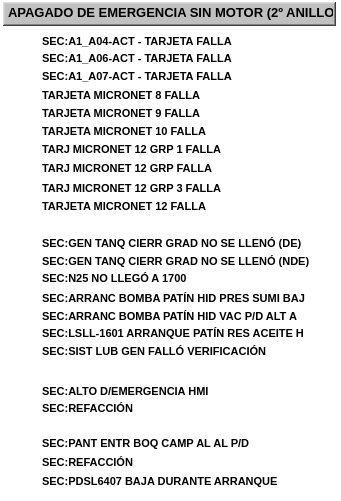
  <widget class="QFrame" name="fr_1">
   <property name="geometry">
    <rect>
     <x>2</x>
     <y>85</y>
     <width>341</width>
     <height>501</height>
    </rect>
   </property>
   <property name="styleSheet">
    <string notr="true">background-color: rgba(255, 255, 255, 0);</string>
   </property>
   <property name="frameShape">
    <enum>QFrame::StyledPanel</enum>
   </property>
   <property name="frameShadow">
    <enum>QFrame::Plain</enum>
   </property>
   <property name="lineWidth">
    <number>1</number>
   </property>
   <property name="midLineWidth">
    <number>0</number>
   </property>
   <widget class="QFrame" name="frTitulo_1">
    <property name="geometry">
     <rect>
      <x>3</x>
      <y>2</y>
      <width>333</width>
      <height>24</height>
     </rect>
    </property>
    <property name="styleSheet">
     <string notr="true">background-color: rgb(192, 192, 192);</string>
    </property>
    <property name="frameShape">
     <enum>QFrame::WinPanel</enum>
    </property>
    <property name="frameShadow">
     <enum>QFrame::Raised</enum>
    </property>
    <property name="lineWidth">
     <number>2</number>
    </property>
    <property name="midLineWidth">
     <number>0</number>
    </property>
   </widget>
   <widget class="QLabel" name="lbTitulo_1">
    <property name="geometry">
     <rect>
      <x>8</x>
      <y>2</y>
      <width>325</width>
      <height>20</height>
     </rect>
    </property>
    <property name="font">
     <font>
      <pointsize>10</pointsize>
      <weight>75</weight>
      <bold>true</bold>
     </font>
    </property>
    <property name="styleSheet">
     <string notr="true">background-color: rgba(255, 255, 255, 0);</string>
    </property>
    <property name="text">
     <string>APAGADO DE EMERGENCIA SIN MOTOR (2º ANILLO)</string>
    </property>
   </widget>
   <widget class="QLabel" name="lbTexto_1">
    <property name="geometry">
     <rect>
      <x>42</x>
      <y>33</y>
      <width>281</width>
      <height>16</height>
     </rect>
    </property>
    <property name="font">
     <font>
      <pointsize>8</pointsize>
      <weight>75</weight>
      <bold>true</bold>
     </font>
    </property>
    <property name="styleSheet">
     <string notr="true">background-color: rgba(255, 255, 255, 0);</string>
    </property>
    <property name="text">
     <string>SEC:A1_A04-ACT - TARJETA FALLA</string>
    </property>
   </widget>
   <widget class="AWMultiObject" name="aLet_1">
    <property name="geometry">
     <rect>
      <x>13</x>
      <y>26</y>
      <width>25</width>
      <height>31</height>
     </rect>
    </property>
    <property name="ElementType">
     <enum>AWMultiObject::CIRLED</enum>
    </property>
    <property name="OnColor">
     <enum>AWMultiObject::Grey</enum>
    </property>
    <property name="OffColor">
     <enum>AWMultiObject::Grey</enum>
    </property>
   </widget>
   <widget class="QLabel" name="lbTexto_2">
    <property name="geometry">
     <rect>
      <x>42</x>
      <y>50</y>
      <width>281</width>
      <height>16</height>
     </rect>
    </property>
    <property name="font">
     <font>
      <pointsize>8</pointsize>
      <weight>75</weight>
      <bold>true</bold>
     </font>
    </property>
    <property name="styleSheet">
     <string notr="true">background-color: rgba(255, 255, 255, 0);</string>
    </property>
    <property name="text">
     <string>SEC:A1_A06-ACT - TARJETA FALLA</string>
    </property>
   </widget>
   <widget class="AWMultiObject" name="aLet_2">
    <property name="geometry">
     <rect>
      <x>13</x>
      <y>44</y>
      <width>25</width>
      <height>31</height>
     </rect>
    </property>
    <property name="ElementType">
     <enum>AWMultiObject::CIRLED</enum>
    </property>
    <property name="OnColor">
     <enum>AWMultiObject::Grey</enum>
    </property>
    <property name="OffColor">
     <enum>AWMultiObject::Grey</enum>
    </property>
   </widget>
   <widget class="QLabel" name="lbTexto_3">
    <property name="geometry">
     <rect>
      <x>42</x>
      <y>68</y>
      <width>281</width>
      <height>16</height>
     </rect>
    </property>
    <property name="font">
     <font>
      <pointsize>8</pointsize>
      <weight>75</weight>
      <bold>true</bold>
     </font>
    </property>
    <property name="styleSheet">
     <string notr="true">background-color: rgba(255, 255, 255, 0);</string>
    </property>
    <property name="text">
     <string>SEC:A1_A07-ACT - TARJETA FALLA</string>
    </property>
   </widget>
   <widget class="AWMultiObject" name="aLet_3">
    <property name="geometry">
     <rect>
      <x>13</x>
      <y>62</y>
      <width>25</width>
      <height>31</height>
     </rect>
    </property>
    <property name="ElementType">
     <enum>AWMultiObject::CIRLED</enum>
    </property>
    <property name="OnColor">
     <enum>AWMultiObject::Grey</enum>
    </property>
    <property name="OffColor">
     <enum>AWMultiObject::Grey</enum>
    </property>
   </widget>
   <widget class="QLabel" name="lbTexto_4">
    <property name="geometry">
     <rect>
      <x>42</x>
      <y>87</y>
      <width>281</width>
      <height>16</height>
     </rect>
    </property>
    <property name="font">
     <font>
      <pointsize>8</pointsize>
      <weight>75</weight>
      <bold>true</bold>
     </font>
    </property>
    <property name="styleSheet">
     <string notr="true">background-color: rgba(255, 255, 255, 0);</string>
    </property>
    <property name="text">
     <string>TARJETA MICRONET 8 FALLA</string>
    </property>
   </widget>
   <widget class="AWMultiObject" name="aLet_4">
    <property name="geometry">
     <rect>
      <x>13</x>
      <y>80</y>
      <width>25</width>
      <height>31</height>
     </rect>
    </property>
    <property name="ElementType">
     <enum>AWMultiObject::CIRLED</enum>
    </property>
    <property name="OnColor">
     <enum>AWMultiObject::Grey</enum>
    </property>
    <property name="OffColor">
     <enum>AWMultiObject::Grey</enum>
    </property>
   </widget>
   <widget class="AWMultiObject" name="aLet_5">
    <property name="geometry">
     <rect>
      <x>13</x>
      <y>99</y>
      <width>25</width>
      <height>31</height>
     </rect>
    </property>
    <property name="ElementType">
     <enum>AWMultiObject::CIRLED</enum>
    </property>
    <property name="OnColor">
     <enum>AWMultiObject::Grey</enum>
    </property>
    <property name="OffColor">
     <enum>AWMultiObject::Grey</enum>
    </property>
   </widget>
   <widget class="QLabel" name="lbTexto_5">
    <property name="geometry">
     <rect>
      <x>42</x>
      <y>105</y>
      <width>281</width>
      <height>16</height>
     </rect>
    </property>
    <property name="font">
     <font>
      <pointsize>8</pointsize>
      <weight>75</weight>
      <bold>true</bold>
     </font>
    </property>
    <property name="styleSheet">
     <string notr="true">background-color: rgba(255, 255, 255, 0);</string>
    </property>
    <property name="text">
     <string>TARJETA MICRONET 9 FALLA</string>
    </property>
   </widget>
   <widget class="AWMultiObject" name="aLet_6">
    <property name="geometry">
     <rect>
      <x>13</x>
      <y>117</y>
      <width>25</width>
      <height>31</height>
     </rect>
    </property>
    <property name="ElementType">
     <enum>AWMultiObject::CIRLED</enum>
    </property>
    <property name="OnColor">
     <enum>AWMultiObject::Grey</enum>
    </property>
    <property name="OffColor">
     <enum>AWMultiObject::Grey</enum>
    </property>
   </widget>
   <widget class="QLabel" name="lbTexto_6">
    <property name="geometry">
     <rect>
      <x>42</x>
      <y>123</y>
      <width>281</width>
      <height>16</height>
     </rect>
    </property>
    <property name="font">
     <font>
      <pointsize>8</pointsize>
      <weight>75</weight>
      <bold>true</bold>
     </font>
    </property>
    <property name="styleSheet">
     <string notr="true">background-color: rgba(255, 255, 255, 0);</string>
    </property>
    <property name="text">
     <string>TARJETA MICRONET 10 FALLA</string>
    </property>
   </widget>
   <widget class="QLabel" name="lbTexto_7">
    <property name="geometry">
     <rect>
      <x>42</x>
      <y>141</y>
      <width>281</width>
      <height>16</height>
     </rect>
    </property>
    <property name="font">
     <font>
      <pointsize>8</pointsize>
      <weight>75</weight>
      <bold>true</bold>
     </font>
    </property>
    <property name="styleSheet">
     <string notr="true">background-color: rgba(255, 255, 255, 0);</string>
    </property>
    <property name="text">
     <string>TARJ MICRONET 12 GRP 1 FALLA</string>
    </property>
   </widget>
   <widget class="AWMultiObject" name="aLet_7">
    <property name="geometry">
     <rect>
      <x>13</x>
      <y>135</y>
      <width>25</width>
      <height>31</height>
     </rect>
    </property>
    <property name="ElementType">
     <enum>AWMultiObject::CIRLED</enum>
    </property>
    <property name="OnColor">
     <enum>AWMultiObject::Grey</enum>
    </property>
    <property name="OffColor">
     <enum>AWMultiObject::Grey</enum>
    </property>
   </widget>
   <widget class="AWMultiObject" name="aLet_8">
    <property name="geometry">
     <rect>
      <x>13</x>
      <y>153</y>
      <width>25</width>
      <height>31</height>
     </rect>
    </property>
    <property name="ElementType">
     <enum>AWMultiObject::CIRLED</enum>
    </property>
    <property name="OnColor">
     <enum>AWMultiObject::Grey</enum>
    </property>
    <property name="OffColor">
     <enum>AWMultiObject::Grey</enum>
    </property>
   </widget>
   <widget class="QLabel" name="lbTexto_8">
    <property name="geometry">
     <rect>
      <x>42</x>
      <y>160</y>
      <width>281</width>
      <height>16</height>
     </rect>
    </property>
    <property name="font">
     <font>
      <pointsize>8</pointsize>
      <weight>75</weight>
      <bold>true</bold>
     </font>
    </property>
    <property name="styleSheet">
     <string notr="true">background-color: rgba(255, 255, 255, 0);</string>
    </property>
    <property name="text">
     <string>TARJ MICRONET 12 GRP FALLA</string>
    </property>
   </widget>
   <widget class="AWMultiObject" name="aLet_9">
    <property name="geometry">
     <rect>
      <x>13</x>
      <y>173</y>
      <width>25</width>
      <height>31</height>
     </rect>
    </property>
    <property name="ElementType">
     <enum>AWMultiObject::CIRLED</enum>
    </property>
    <property name="OnColor">
     <enum>AWMultiObject::Grey</enum>
    </property>
    <property name="OffColor">
     <enum>AWMultiObject::Grey</enum>
    </property>
   </widget>
   <widget class="QLabel" name="lbTexto_9">
    <property name="geometry">
     <rect>
      <x>42</x>
      <y>180</y>
      <width>281</width>
      <height>16</height>
     </rect>
    </property>
    <property name="font">
     <font>
      <pointsize>8</pointsize>
      <weight>75</weight>
      <bold>true</bold>
     </font>
    </property>
    <property name="styleSheet">
     <string notr="true">background-color: rgba(255, 255, 255, 0);</string>
    </property>
    <property name="text">
     <string>TARJ MICRONET 12 GRP 3 FALLA</string>
    </property>
   </widget>
   <widget class="QLabel" name="lbTexto_10">
    <property name="geometry">
     <rect>
      <x>42</x>
      <y>198</y>
      <width>281</width>
      <height>16</height>
     </rect>
    </property>
    <property name="font">
     <font>
      <pointsize>8</pointsize>
      <weight>75</weight>
      <bold>true</bold>
     </font>
    </property>
    <property name="styleSheet">
     <string notr="true">background-color: rgba(255, 255, 255, 0);</string>
    </property>
    <property name="text">
     <string>TARJETA MICRONET 12 FALLA</string>
    </property>
   </widget>
   <widget class="AWMultiObject" name="aLet_10">
    <property name="geometry">
     <rect>
      <x>13</x>
      <y>190</y>
      <width>25</width>
      <height>31</height>
     </rect>
    </property>
    <property name="ElementType">
     <enum>AWMultiObject::CIRLED</enum>
    </property>
    <property name="OnColor">
     <enum>AWMultiObject::Grey</enum>
    </property>
    <property name="OffColor">
     <enum>AWMultiObject::Grey</enum>
    </property>
   </widget>
   <widget class="QLabel" name="lbTexto_11">
    <property name="geometry">
     <rect>
      <x>42</x>
      <y>235</y>
      <width>281</width>
      <height>16</height>
     </rect>
    </property>
    <property name="font">
     <font>
      <pointsize>8</pointsize>
      <weight>75</weight>
      <bold>true</bold>
     </font>
    </property>
    <property name="styleSheet">
     <string notr="true">background-color: rgba(255, 255, 255, 0);</string>
    </property>
    <property name="text">
     <string>SEC:GEN TANQ CIERR GRAD NO SE LLENÓ (DE)</string>
    </property>
   </widget>
   <widget class="AWMultiObject" name="aLet_11">
    <property name="geometry">
     <rect>
      <x>13</x>
      <y>228</y>
      <width>25</width>
      <height>31</height>
     </rect>
    </property>
    <property name="ElementType">
     <enum>AWMultiObject::CIRLED</enum>
    </property>
    <property name="OnColor">
     <enum>AWMultiObject::Grey</enum>
    </property>
    <property name="OffColor">
     <enum>AWMultiObject::Grey</enum>
    </property>
   </widget>
   <widget class="AWMultiObject" name="aLet_12">
    <property name="geometry">
     <rect>
      <x>13</x>
      <y>246</y>
      <width>25</width>
      <height>31</height>
     </rect>
    </property>
    <property name="ElementType">
     <enum>AWMultiObject::CIRLED</enum>
    </property>
    <property name="OnColor">
     <enum>AWMultiObject::Grey</enum>
    </property>
    <property name="OffColor">
     <enum>AWMultiObject::Grey</enum>
    </property>
   </widget>
   <widget class="QLabel" name="lbTexto_12">
    <property name="geometry">
     <rect>
      <x>42</x>
      <y>253</y>
      <width>281</width>
      <height>16</height>
     </rect>
    </property>
    <property name="font">
     <font>
      <pointsize>8</pointsize>
      <weight>75</weight>
      <bold>true</bold>
     </font>
    </property>
    <property name="styleSheet">
     <string notr="true">background-color: rgba(255, 255, 255, 0);</string>
    </property>
    <property name="text">
     <string>SEC:GEN TANQ CIERR GRAD NO SE LLENÓ (NDE)</string>
    </property>
   </widget>
   <widget class="QLabel" name="lbTexto_13">
    <property name="geometry">
     <rect>
      <x>42</x>
      <y>270</y>
      <width>281</width>
      <height>16</height>
     </rect>
    </property>
    <property name="font">
     <font>
      <pointsize>8</pointsize>
      <weight>75</weight>
      <bold>true</bold>
     </font>
    </property>
    <property name="styleSheet">
     <string notr="true">background-color: rgba(255, 255, 255, 0);</string>
    </property>
    <property name="text">
     <string>SEC:N25 NO LLEGÓ A 1700</string>
    </property>
   </widget>
   <widget class="AWMultiObject" name="aLet_13">
    <property name="geometry">
     <rect>
      <x>13</x>
      <y>264</y>
      <width>25</width>
      <height>31</height>
     </rect>
    </property>
    <property name="ElementType">
     <enum>AWMultiObject::CIRLED</enum>
    </property>
    <property name="OnColor">
     <enum>AWMultiObject::Grey</enum>
    </property>
    <property name="OffColor">
     <enum>AWMultiObject::Grey</enum>
    </property>
   </widget>
   <widget class="AWMultiObject" name="aLet_14">
    <property name="geometry">
     <rect>
      <x>13</x>
      <y>283</y>
      <width>25</width>
      <height>31</height>
     </rect>
    </property>
    <property name="ElementType">
     <enum>AWMultiObject::CIRLED</enum>
    </property>
    <property name="OnColor">
     <enum>AWMultiObject::Grey</enum>
    </property>
    <property name="OffColor">
     <enum>AWMultiObject::Grey</enum>
    </property>
   </widget>
   <widget class="QLabel" name="lbTexto_14">
    <property name="geometry">
     <rect>
      <x>42</x>
      <y>290</y>
      <width>281</width>
      <height>16</height>
     </rect>
    </property>
    <property name="font">
     <font>
      <pointsize>8</pointsize>
      <weight>75</weight>
      <bold>true</bold>
     </font>
    </property>
    <property name="styleSheet">
     <string notr="true">background-color: rgba(255, 255, 255, 0);</string>
    </property>
    <property name="text">
     <string>SEC:ARRANC BOMBA PATÍN HID PRES SUMI BAJ</string>
    </property>
   </widget>
   <widget class="QLabel" name="lbTexto_15">
    <property name="geometry">
     <rect>
      <x>42</x>
      <y>308</y>
      <width>281</width>
      <height>16</height>
     </rect>
    </property>
    <property name="font">
     <font>
      <pointsize>8</pointsize>
      <weight>75</weight>
      <bold>true</bold>
     </font>
    </property>
    <property name="styleSheet">
     <string notr="true">background-color: rgba(255, 255, 255, 0);</string>
    </property>
    <property name="text">
     <string>SEC:ARRANC BOMBA PATÍN HID VAC P/D ALT A</string>
    </property>
   </widget>
   <widget class="AWMultiObject" name="aLet_15">
    <property name="geometry">
     <rect>
      <x>13</x>
      <y>318</y>
      <width>25</width>
      <height>31</height>
     </rect>
    </property>
    <property name="ElementType">
     <enum>AWMultiObject::CIRLED</enum>
    </property>
    <property name="OnColor">
     <enum>AWMultiObject::Grey</enum>
    </property>
    <property name="OffColor">
     <enum>AWMultiObject::Grey</enum>
    </property>
   </widget>
   <widget class="AWMultiObject" name="aLet_16">
    <property name="geometry">
     <rect>
      <x>13</x>
      <y>336</y>
      <width>25</width>
      <height>31</height>
     </rect>
    </property>
    <property name="ElementType">
     <enum>AWMultiObject::CIRLED</enum>
    </property>
    <property name="OnColor">
     <enum>AWMultiObject::Grey</enum>
    </property>
    <property name="OffColor">
     <enum>AWMultiObject::Grey</enum>
    </property>
   </widget>
   <widget class="QLabel" name="lbTexto_16">
    <property name="geometry">
     <rect>
      <x>42</x>
      <y>325</y>
      <width>281</width>
      <height>16</height>
     </rect>
    </property>
    <property name="font">
     <font>
      <pointsize>8</pointsize>
      <weight>75</weight>
      <bold>true</bold>
     </font>
    </property>
    <property name="styleSheet">
     <string notr="true">background-color: rgba(255, 255, 255, 0);</string>
    </property>
    <property name="text">
     <string>SEC:LSLL-1601 ARRANQUE PATÍN RES ACEITE H</string>
    </property>
   </widget>
   <widget class="AWMultiObject" name="aLet_17">
    <property name="geometry">
     <rect>
      <x>13</x>
      <y>300</y>
      <width>25</width>
      <height>31</height>
     </rect>
    </property>
    <property name="ElementType">
     <enum>AWMultiObject::CIRLED</enum>
    </property>
    <property name="OnColor">
     <enum>AWMultiObject::Grey</enum>
    </property>
    <property name="OffColor">
     <enum>AWMultiObject::Grey</enum>
    </property>
   </widget>
   <widget class="QLabel" name="lbTexto_17">
    <property name="geometry">
     <rect>
      <x>42</x>
      <y>343</y>
      <width>281</width>
      <height>16</height>
     </rect>
    </property>
    <property name="font">
     <font>
      <pointsize>8</pointsize>
      <weight>75</weight>
      <bold>true</bold>
     </font>
    </property>
    <property name="styleSheet">
     <string notr="true">background-color: rgba(255, 255, 255, 0);</string>
    </property>
    <property name="text">
     <string>SEC:SIST LUB GEN FALLÓ VERIFICACIÓN</string>
    </property>
   </widget>
   <widget class="AWMultiObject" name="aLet_18">
    <property name="geometry">
     <rect>
      <x>13</x>
      <y>375</y>
      <width>25</width>
      <height>31</height>
     </rect>
    </property>
    <property name="ElementType">
     <enum>AWMultiObject::CIRLED</enum>
    </property>
    <property name="OnColor">
     <enum>AWMultiObject::Grey</enum>
    </property>
    <property name="OffColor">
     <enum>AWMultiObject::Grey</enum>
    </property>
   </widget>
   <widget class="QLabel" name="lbTexto_18">
    <property name="geometry">
     <rect>
      <x>42</x>
      <y>383</y>
      <width>281</width>
      <height>16</height>
     </rect>
    </property>
    <property name="font">
     <font>
      <pointsize>8</pointsize>
      <weight>75</weight>
      <bold>true</bold>
     </font>
    </property>
    <property name="styleSheet">
     <string notr="true">background-color: rgba(255, 255, 255, 0);</string>
    </property>
    <property name="text">
     <string>SEC:ALTO D/EMERGENCIA HMI</string>
    </property>
   </widget>
   <widget class="AWMultiObject" name="aLet_19">
    <property name="geometry">
     <rect>
      <x>13</x>
      <y>428</y>
      <width>25</width>
      <height>31</height>
     </rect>
    </property>
    <property name="ElementType">
     <enum>AWMultiObject::CIRLED</enum>
    </property>
    <property name="OnColor">
     <enum>AWMultiObject::Grey</enum>
    </property>
    <property name="OffColor">
     <enum>AWMultiObject::Grey</enum>
    </property>
   </widget>
   <widget class="QLabel" name="lbTexto_19">
    <property name="geometry">
     <rect>
      <x>42</x>
      <y>400</y>
      <width>281</width>
      <height>16</height>
     </rect>
    </property>
    <property name="font">
     <font>
      <pointsize>8</pointsize>
      <weight>75</weight>
      <bold>true</bold>
     </font>
    </property>
    <property name="styleSheet">
     <string notr="true">background-color: rgba(255, 255, 255, 0);</string>
    </property>
    <property name="text">
     <string>SEC:REFACCIÓN</string>
    </property>
   </widget>
   <widget class="QLabel" name="lbTexto_58">
    <property name="geometry">
     <rect>
      <x>42</x>
      <y>435</y>
      <width>281</width>
      <height>16</height>
     </rect>
    </property>
    <property name="font">
     <font>
      <pointsize>8</pointsize>
      <weight>75</weight>
      <bold>true</bold>
     </font>
    </property>
    <property name="styleSheet">
     <string notr="true">background-color: rgba(255, 255, 255, 0);</string>
    </property>
    <property name="text">
     <string>SEC:PANT ENTR BOQ CAMP AL AL P/D</string>
    </property>
   </widget>
   <widget class="AWMultiObject" name="aLet_58">
    <property name="geometry">
     <rect>
      <x>13</x>
      <y>393</y>
      <width>25</width>
      <height>31</height>
     </rect>
    </property>
    <property name="ElementType">
     <enum>AWMultiObject::CIRLED</enum>
    </property>
    <property name="OnColor">
     <enum>AWMultiObject::Grey</enum>
    </property>
    <property name="OffColor">
     <enum>AWMultiObject::Grey</enum>
    </property>
   </widget>
   <widget class="QLabel" name="lbTexto_59">
    <property name="geometry">
     <rect>
      <x>42</x>
      <y>454</y>
      <width>281</width>
      <height>16</height>
     </rect>
    </property>
    <property name="font">
     <font>
      <pointsize>8</pointsize>
      <weight>75</weight>
      <bold>true</bold>
     </font>
    </property>
    <property name="styleSheet">
     <string notr="true">background-color: rgba(255, 255, 255, 0);</string>
    </property>
    <property name="text">
     <string>SEC:REFACCIÓN</string>
    </property>
   </widget>
   <widget class="AWMultiObject" name="aLet_59">
    <property name="geometry">
     <rect>
      <x>13</x>
      <y>446</y>
      <width>25</width>
      <height>31</height>
     </rect>
    </property>
    <property name="ElementType">
     <enum>AWMultiObject::CIRLED</enum>
    </property>
    <property name="OnColor">
     <enum>AWMultiObject::Grey</enum>
    </property>
    <property name="OffColor">
     <enum>AWMultiObject::Grey</enum>
    </property>
   </widget>
   <widget class="AWMultiObject" name="aLet_61">
    <property name="geometry">
     <rect>
      <x>13</x>
      <y>467</y>
      <width>25</width>
      <height>31</height>
     </rect>
    </property>
    <property name="ElementType">
     <enum>AWMultiObject::CIRLED</enum>
    </property>
    <property name="OnColor">
     <enum>AWMultiObject::Grey</enum>
    </property>
    <property name="OffColor">
     <enum>AWMultiObject::Grey</enum>
    </property>
   </widget>
   <widget class="QLabel" name="lbTexto_61">
    <property name="geometry">
     <rect>
      <x>42</x>
      <y>473</y>
      <width>281</width>
      <height>16</height>
     </rect>
    </property>
    <property name="font">
     <font>
      <pointsize>8</pointsize>
      <weight>75</weight>
      <bold>true</bold>
     </font>
    </property>
    <property name="styleSheet">
     <string notr="true">background-color: rgba(255, 255, 255, 0);</string>
    </property>
    <property name="text">
     <string>SEC:PDSL6407 BAJA DURANTE ARRANQUE</string>
    </property>
   </widget>
  </widget>
